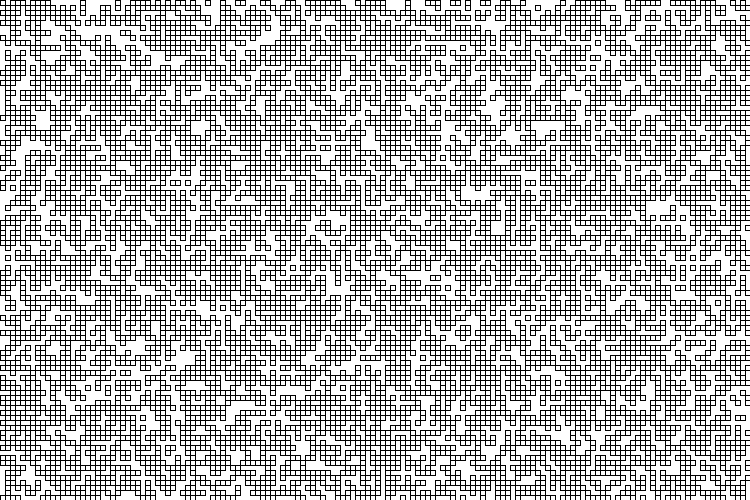
Frame 1 (no input)
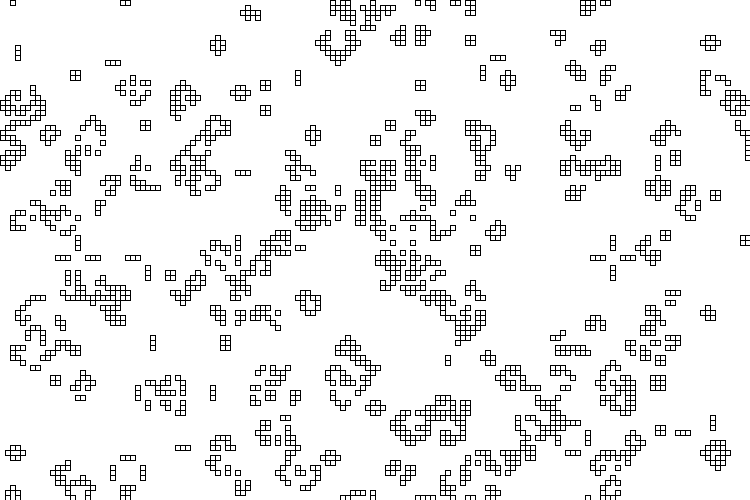
Frame 60 (the mouse pressed at the canvas centre just before this capture)
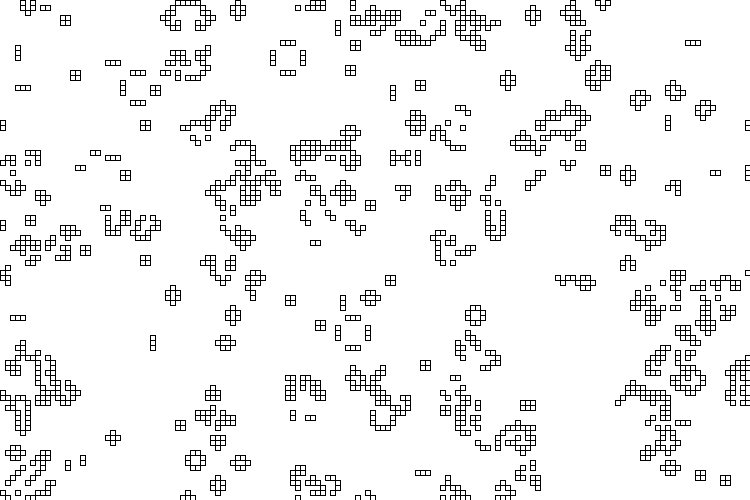
Frame 120 (the mouse held since frame 60 and released just before this capture)

The Processing sketch that drew these frames (run headless with seeded random() and noise(); from frame 60 on, the mouse is pressed at the canvas centre):

// Processing sketch: Conway
// ── Conway.pde
//Conway's Game of Life

int[][] mylife;
int[][] newlife;
int gamesize1 = 750;
int gamesize2 = 500;
int lifefactor1 = 5; //Size of game must be lifesize*lifefactor
int lifefactor2 = 5;
int lifesize1 = gamesize1/lifefactor1;
int lifesize2 = gamesize2/lifefactor2;

void setup()
{
  size(750,500);
  background(255);
  mylife = new int[lifesize1][lifesize2];
  newlife = new int[lifesize1][lifesize2];
  for (int i = 0;i<lifesize1;i++)
  {
   for (int j = 0;j<lifesize2;j++)
    {
     mylife[i][j] = int(random(2));   
    }
  }
}


void draw()
{
  frameRate(15);
  background(255);
  spy(mylife);
  int num_neighbors;
  for (int i = 0;i<lifesize1;i++)
  {
    for (int j = 0;j<lifesize2;j++)
    {
      newlife[i][j] = mylife[i][j];
      num_neighbors = compute_neighbors(mylife,i,j);
      if (mylife[i][j] == 1)
      {
         //Any live cell with fewer than two live neighbor dies
        if (num_neighbors < 2)
         {
           newlife[i][j] = 0;
         } 
         //Any live cell with more than three live neighbors dies
         else if (num_neighbors > 3)
         {
           newlife[i][j] = 0; 
         }
      }
      else
      {
        //any dead cell with exactly three neighbors becomes a live cell
        if (num_neighbors == 3)
         {
            newlife[i][j] = 1; 
         }
      }
    }
  }
  for (int i = 0;i<lifesize1;i++)
  {
    for (int j = 0;j<lifesize2;j++)
    {
      mylife[i][j] = newlife[i][j];
    }
  }
}

int compute_neighbors(int[][] life,int i,int j)
{
  int left = i-1;
  if (left == -1) {left = lifesize1-1;}
  int right = i+1;
  if (right == lifesize1) {right = 0;}
  int top = j+1;
  if (top == lifesize2) {top = 0;}
  int bottom = j-1;
  if (bottom == -1) {bottom = lifesize2-1;} 
  int n = life[left][j] + life[right][j] + life[i][top] + life[i][bottom];
  n = n + life[left][top] + life[left][bottom] + life[right][top] + life[right][bottom];
 
 return n; 
}

void spy(int[][] life)
{
 for (int i = 0;i<lifesize1;i++)
  {
    for (int j = 0;j<lifesize2;j++)
    {
      if (life[i][j] == 1)
      {
        //fill(0,0,255);
        rect(lifefactor1*i,lifefactor2*j,lifefactor1,lifefactor2);
        //print("One's alive");
      }
    }
  }
}
